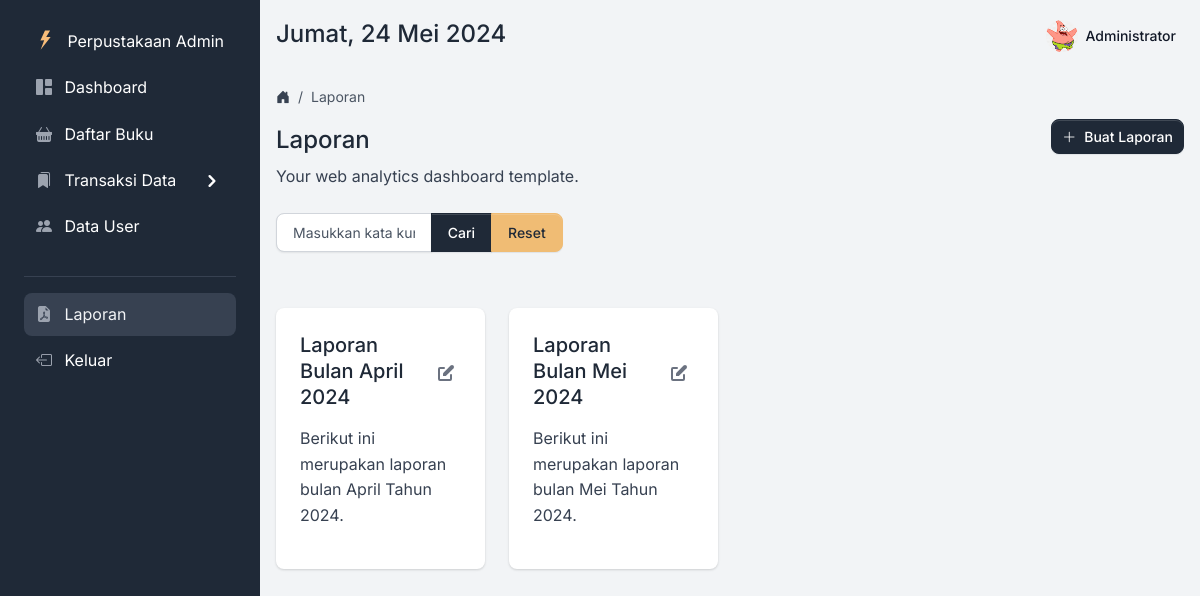
/stock/page_laporan.php (signed in), run on the app's committed database.
### tables this page shows
CREATE TABLE `user` (
  `id_user` int(11) NOT NULL,
  `username` varchar(30) NOT NULL,
  `password` varchar(255) NOT NULL,
  `nama` varchar(55) NOT NULL,
  `email` varchar(55) NOT NULL,
  `level` varchar(10) NOT NULL,
  `foto` varchar(255) NOT NULL
);

CREATE TABLE `tb_laporan` (
  `id_laporan` int(11) NOT NULL,
  `kode_laporan` varchar(20) NOT NULL,
  `judul_laporan` varchar(255) NOT NULL,
  `bulan` varchar(20) NOT NULL,
  `keterangan` text NOT NULL,
  `tanggal` date NOT NULL,
  `id_user` int(11) NOT NULL
);

### stock/page_laporan.php (the view, shortened to what this page needs)
<?php
    include '../dbconnect.php';
    $id_user = $_SESSION['id'];
    $sql_us = " SELECT  `foto`, `nama`
                FROM `user`
                WHERE `id_user` = '$id_user' ";
    $query_us = mysqli_query($conn,$sql_us);
    while($data_us = mysqli_fetch_row($query_us)){
      $foto = $data_us[0];
      $nama = $data_us[1];
    }
?>
<!DOCTYPE html>
<html lang="en">
    <head>
        <link type="text/css" href="../vendor/bootstrap-icons/bootstrap-icons.css" rel="stylesheet">
        <link type="text/css" href="../css/volt.css" rel="stylesheet">
    </head>
    <body>
        <nav id="sidebarMenu" class="sidebar d-lg-block bg-gray-800 text-white collapse" data-simplebar>
            <div class="sidebar-inner px-4 pt-3">
                <ul class="nav flex-column pt-3 pt-md-0">
                    <li class="nav-item">
                        <a href="#" class="nav-link d-flex align-items-center">
                            <span class="sidebar-icon">
                                <img src="../assets/img/brand/light.svg" height="20" width="20" alt="Volt Logo">
                            </span>
                            <span class="mt-1 ms-1 sidebar-text">Perpustakaan Admin</span>
                        </a>
                    </li>
                    <li class="nav-item ">
                        <a href="index.php" class="nav-link">
                            <span class="sidebar-icon">
                                <i class="bi bi-grid-1x2-fill"></i>
                            </span>
                            <span class="sidebar-text">Dashboard</span>
                        </a>
                    </li>
                    <li class="nav-item">
                        <a href="page_buku.php" class="nav-link">
                            <span class="sidebar-icon">
                                <i class="bi bi-basket-fill"></i>
                            </span>
                            <span class="sidebar-text">Daftar Buku</span>
                        </a>
                    </li>
                    <li class="nav-item">
                        <span class="nav-link  collapsed  d-flex justify-content-between align-items-center" data-bs-toggle="collapse" data-bs-target="#submenu-app">
                            <span>
                                <span class="sidebar-icon">
                                    <i class="bi bi-bookmarks-fill"></i>
                                </span>
                                <span class="sidebar-text">Transaksi Data</span>
                            </span>
                            <span class="link-arrow">
                                <svg class="icon icon-sm" fill="currentColor" viewBox="0 0 20 20" xmlns="http://www.w3.org/2000/svg"><path fill-rule="evenodd" d="M7.293 14.707a1 1 0 010-1.414L10.586 10 7.293 6.707a1 1 0 011.414-1.414l4 4a1 1 0 010 1.414l-4 4a1 1 0 01-1.414 0z" clip-rule="evenodd"></path></svg>
                            </span>
                        </span>
                    </li>
                    <?php if ($_SESSION['level'] == "Superadmin") { ?>
                        <li class="nav-item">
                            <a href="page_user.php" class="nav-link">
                                <span class="sidebar-icon">
                                    <i class="bi bi-people-fill"></i>
                                </span>
                                <span class="sidebar-text">Data User</span>
                            </a>
                        </li>
                    <?php } ?>
                    <li role="separator" class="dropdown-divider mt-4 mb-3 border-gray-700"></li>
                    <?php if ($_SESSION['level'] == "Superadmin") { ?>
                        <li class="nav-item active">
                            <a href="page_laporan.php" class="nav-link">
                                <span class="sidebar-icon">
                                    <i class="bi bi-file-earmark-pdf-fill"></i>
                                </span>
                                <span class="sidebar-text">Laporan</span>
                            </a>
                        </li>
                    <?php } ?>
                    <li class="nav-item ">
                        <a href="logout.php" class="nav-link">
                            <span class="sidebar-icon">
                                <i class="bi bi-box-arrow-left"></i>
                            </span>
                            <span class="sidebar-text">Keluar</span>
                        </a>
                    </li>
                </ul>
            </div>
        </nav>
        <main class="content">
            <nav class="navbar navbar-top navbar-expand navbar-dashboard navbar-dark ps-0 pe-2 pb-0">
                <div class="container-fluid px-0">
                    <div class="d-flex justify-content-between w-100" id="navbarSupportedContent">
                        <div class="d-flex align-items-center">
                            <h4>
                                <div class="date">
                                </div>
                            </h4>
                        </div>
                        <ul class="navbar-nav align-items-center">
                            <li class="nav-item ms-lg-3">
                                <a class="nav-link pt-1 px-0" role="button">
                                    <div class="media d-flex align-items-center">
                                        <img class="avatar rounded-circle" alt="Image placeholder" src="assets/foto-user/<?= $foto; ?>">
                                        <div class="media-body ms-2 text-dark align-items-center d-none d-lg-block">
                                            <span class="mb-0 font-small fw-bold text-gray-900"><?=$nama;?></span>
                                        </div>
                                    </div>
                                </a>
                            </li>
                        </ul>
                    </div>
                </div>
            </nav>
            <div class="d-flex justify-content-between flex-wrap flex-md-nowrap align-items-center py-4">
                <div class="d-block mb-4 mb-md-0">
                    <nav aria-label="breadcrumb" class="d-none d-md-inline-block">
                        <ol class="breadcrumb breadcrumb-dark breadcrumb-transparent">
                            <li class="breadcrumb-item">
                                <a href="#">
                                    <i class="bi bi-house-door-fill"></i>
                                </a>
                            </li>
                            <li class="breadcrumb-item active" aria-current="page">Laporan</li>
                        </ol>
                    </nav>
                    <h2 class="h4">Laporan</h2>
                    <p class="mb-0">Your web analytics dashboard template.</p>
                </div>
                <div class="btn-toolbar mb-2 mb-md-0">
                    <a href="#" class="btn btn-sm btn-gray-800 d-inline-flex align-items-center" data-bs-toggle="modal" data-bs-target="#modal-default">
                        <i class="bi bi-plus-lg me-2"></i>
                        Buat Laporan
                    </a>
                </div>
            </div>
            <div class="table-settings mb-4">
                <div class="row align-items-center justify-content-between">
                    <div class="col col-md-6 col-lg-3 col-xl-4">
                        <div class="input-group me-2 me-lg-3 fmxw-400">
                            <form action="page_laporan.php" method="GET">
                                <div class="input-group">
                                    <input type="text" class="form-control" placeholder="Masukkan kata kunci..." aria-label="Search" aria-describedby="basic-addon2" id="kata_kunci" name="katakunci" required>
                                    <button class="btn btn-primary" type="submit">Cari</button>
                                    <a href="page_laporan.php" class="btn btn-secondary">
                                        <i class="fas fa-times"></i> Reset
                                    </a>
                                </div>
                            </form>
                        </div>
                    </div>
                </div>
            </div>
            <div class="container-fluid py-4 px-0">
                <div class="row">
                    <?php
                        $batas = 5;
                        if(!isset($_GET['halaman'])){
                            $posisi = 0;
                        }else{
                            $halaman = $_GET['halaman'];
                            $posisi = ($halaman-1) * $batas;
                        }
                        $sql = "SELECT * FROM tb_laporan";
                        $sql .= " ORDER BY tanggal ASC LIMIT $posisi, $batas";
                        $brgs = mysqli_query($conn, $sql);
                        while($p=mysqli_fetch_array($brgs)){
                    ?>
                    <div class="col-md-6 col-lg-3 mt-2 mb-2">
                        <div class="list-group kanban-list">
                            <div class="card border-0 shadow p-4">
                                <div class="card-header d-flex align-items-center justify-content-between border-0 p-0 mb-3">
                                    <h3 class="h5 mb-0"><?= $p['judul_laporan']; ?></h3>
                                    <div>
                                        <div class="dropdown">
                                            <button type="button" class="btn btn-sm fs-6 px-1 py-0 dropdown-toggle" id="dropdownMenuLink" data-bs-toggle="dropdown" aria-expanded="false"></button>
                                        </div>
                                    </div>
                                </div>
                                <div class="card-body p-0">
                                    <p>
                                        <?= $p['keterangan']; ?>.
                                    </p>
                                </div>
                            </div>
                        </div>
                    </div>
                    <?php } ?>
                </div>
            </div>
        </main>
    </body>
</html>

### data on the page
user: foto (picture), nama "Administrator"
tb_laporan: judul_laporan "Laporan Bulan April 2024", keterangan "Berikut ini merupakan laporan bulan April Tahun 2024"
tb_laporan: judul_laporan "Laporan Bulan Mei 2024", keterangan "Berikut ini merupakan laporan bulan Mei Tahun 2024"
